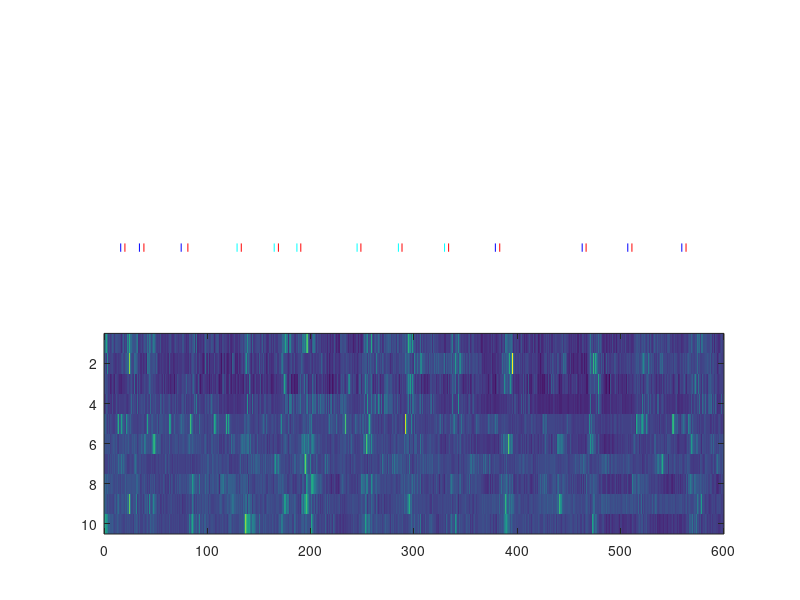

The MATLAB script that drew this image: (Note: this script raises an error after producing the figure.)
function PlotNPFeed_SingleSessionCellTraces()

    load("data_NPFeed_SingleSessionCellTraces.mat")
    
    figure
    subplot(2,1,1);
    plot(T_LeftNP,  ones(numel(T_LeftNP), 1)*0.5, 'c|', MarkerSize=8); hold on;
    plot(T_RightNP, ones(numel(T_RightNP),1)*0.5, 'b|', MarkerSize=8);
    plot(T_Pellet,  ones(numel(T_Pellet), 1)*0.5, 'r|', MarkerSize=8);
    ylim([0.5,1.5]);
    set(gca, 'color', 'none');
    set(gca,'XColor', 'none','YColor','none')
    
    WT_HM = subplot(2,1,2);
    imagesc(T,1:size(Insc_Trace_Norm_Selec,1) ,Insc_Trace_Norm_Selec);clim([-4 4]);
    WT_HM.Position = WT_HM.Position + [0 WT_HM.Position(2) 0 0];
    ax = gca; axPosOriginal = ax.Position;
    colorbar
    ax.Position = axPosOriginal;
    xlabel('Time (seconds)')
    ylabel('Cell ID')

end